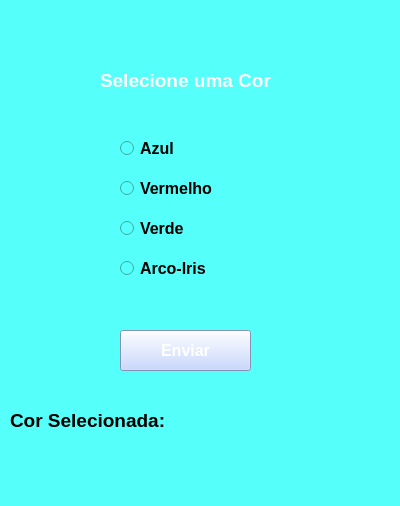
<?xml version="1.0" encoding="UTF-8"?>
<ui version="4.0">
 <class>MainWindow</class>
 <widget class="QMainWindow" name="MainWindow">
  <property name="geometry">
   <rect>
    <x>0</x>
    <y>0</y>
    <width>400</width>
    <height>506</height>
   </rect>
  </property>
  <property name="windowTitle">
   <string>MainWindow</string>
  </property>
  <property name="styleSheet">
   <string notr="true">background-color: rgb(85, 255, 250);</string>
  </property>
  <widget class="QWidget" name="centralwidget">
   <widget class="QRadioButton" name="botao_azul">
    <property name="geometry">
     <rect>
      <x>120</x>
      <y>140</y>
      <width>151</width>
      <height>17</height>
     </rect>
    </property>
    <property name="font">
     <font>
      <pointsize>12</pointsize>
      <weight>75</weight>
      <bold>true</bold>
     </font>
    </property>
    <property name="text">
     <string>Azul</string>
    </property>
   </widget>
   <widget class="QRadioButton" name="botao_vermelho">
    <property name="geometry">
     <rect>
      <x>120</x>
      <y>180</y>
      <width>151</width>
      <height>17</height>
     </rect>
    </property>
    <property name="font">
     <font>
      <pointsize>12</pointsize>
      <weight>75</weight>
      <bold>true</bold>
     </font>
    </property>
    <property name="text">
     <string>Vermelho</string>
    </property>
   </widget>
   <widget class="QRadioButton" name="botao_verde">
    <property name="geometry">
     <rect>
      <x>120</x>
      <y>220</y>
      <width>151</width>
      <height>17</height>
     </rect>
    </property>
    <property name="font">
     <font>
      <pointsize>12</pointsize>
      <weight>75</weight>
      <bold>true</bold>
     </font>
    </property>
    <property name="text">
     <string>Verde</string>
    </property>
   </widget>
   <widget class="QRadioButton" name="botao_arco_iris">
    <property name="geometry">
     <rect>
      <x>120</x>
      <y>260</y>
      <width>151</width>
      <height>17</height>
     </rect>
    </property>
    <property name="font">
     <font>
      <pointsize>12</pointsize>
      <weight>75</weight>
      <bold>true</bold>
     </font>
    </property>
    <property name="text">
     <string>Arco-Iris</string>
    </property>
   </widget>
   <widget class="QLabel" name="Seleciona">
    <property name="geometry">
     <rect>
      <x>100</x>
      <y>70</y>
      <width>221</width>
      <height>21</height>
     </rect>
    </property>
    <property name="font">
     <font>
      <pointsize>14</pointsize>
      <weight>75</weight>
      <bold>true</bold>
     </font>
    </property>
    <property name="styleSheet">
     <string notr="true">color: rgb(255, 255, 255);</string>
    </property>
    <property name="text">
     <string>Selecione uma Cor    </string>
    </property>
   </widget>
   <widget class="QLabel" name="Mostra">
    <property name="geometry">
     <rect>
      <x>10</x>
      <y>410</y>
      <width>371</width>
      <height>21</height>
     </rect>
    </property>
    <property name="font">
     <font>
      <pointsize>14</pointsize>
      <weight>75</weight>
      <bold>true</bold>
     </font>
    </property>
    <property name="styleSheet">
     <string notr="true">color: rgb(0, 0, 0);</string>
    </property>
    <property name="text">
     <string>Cor Selecionada:</string>
    </property>
   </widget>
   <widget class="QPushButton" name="pushButton">
    <property name="geometry">
     <rect>
      <x>120</x>
      <y>330</y>
      <width>131</width>
      <height>41</height>
     </rect>
    </property>
    <property name="font">
     <font>
      <pointsize>12</pointsize>
      <weight>75</weight>
      <bold>true</bold>
     </font>
    </property>
    <property name="styleSheet">
     <string notr="true">background-color: rgb(185, 204, 255);
color: rgb(0, 0, 0);
color: rgb(255, 255, 255);</string>
    </property>
    <property name="text">
     <string>Enviar</string>
    </property>
   </widget>
  </widget>
  <widget class="QMenuBar" name="menubar">
   <property name="geometry">
    <rect>
     <x>0</x>
     <y>0</y>
     <width>400</width>
     <height>21</height>
    </rect>
   </property>
  </widget>
  <widget class="QStatusBar" name="statusbar"/>
 </widget>
 <resources/>
 <connections/>
</ui>
